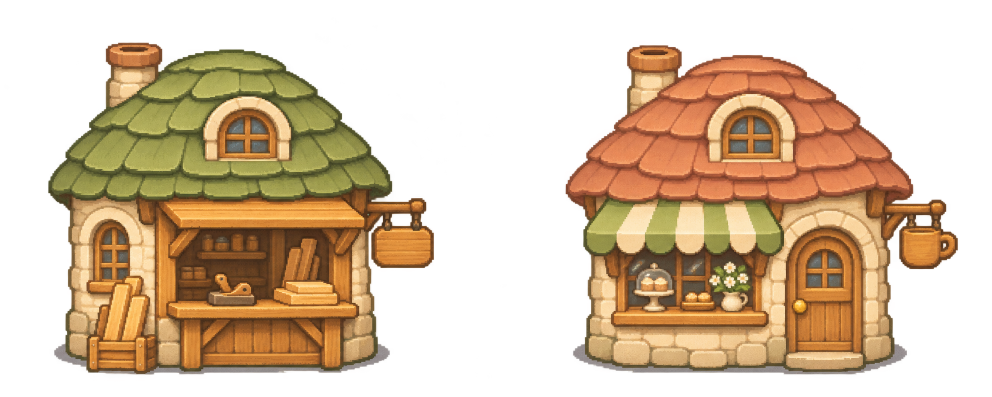
#> input picture art/source/neighborhood-buildings.png, 1983 x 793 px (shown at 1/2 size)
$ python slice_neighborhood_art.py
#> lines starting #> are read from the running program, lines starting #| are printed output that depends on the picture
"""Export isolated A-theme buildings from the preserved imagegen source."""
from pathlib import Path
from PIL import Image

def export():
    root = Path(__file__).resolve().parents[1]
    image = Image.open(root / 'art/source/neighborhood-buildings.png').convert('RGBA')
#> image is the input picture: PIL image 1983x793 RGBA; mean R, G, B, A 86.4, 63.2, 37.4, 120.6
    target = root / 'public/assets/garden'
    for name, left, right in [('moru-shop', 0, image.width // 2), ('cafe-exterior', image.width // 2, image.width)]:
        part = image.crop((left, 0, right, image.height))
        part = part.crop(part.getbbox())
        part.thumbnail((300, 250), Image.Resampling.LANCZOS)
        part.save(target / (name + '.png'))
#> this loop made 2 passes
#> pass 1, in export, `part = image.crop((left, 0, right, image.height))`:
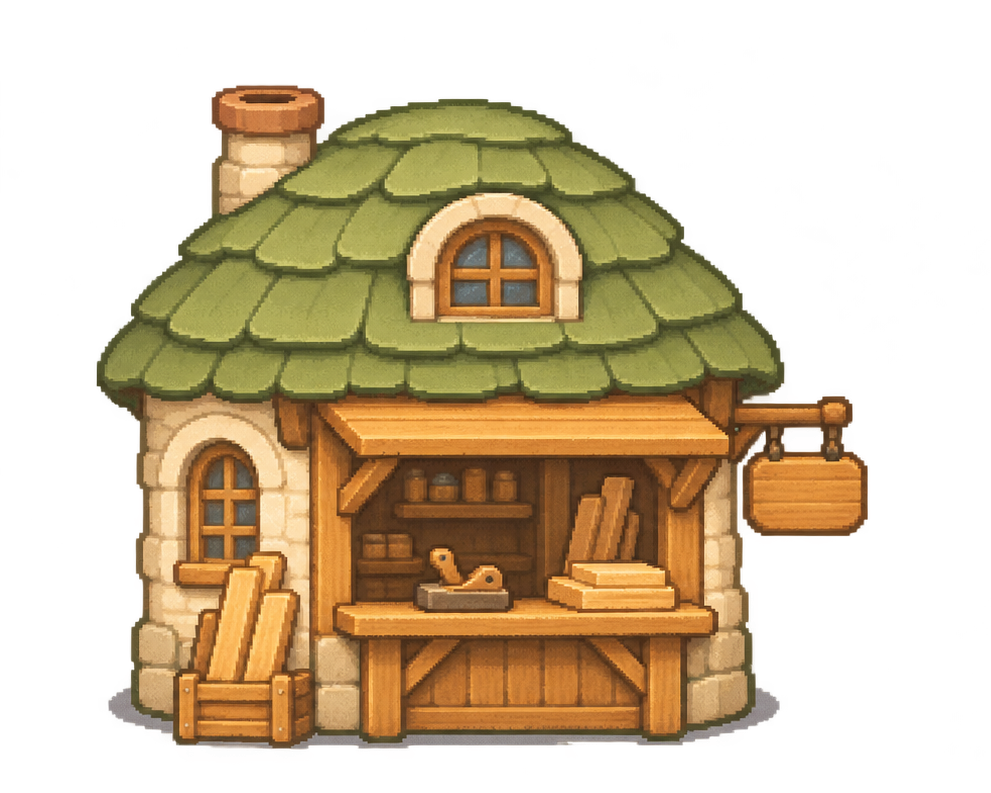
#> part: PIL image 991x793 RGBA; mean R, G, B, A 80.6, 62.2, 33.7, 122; transparent parts drawn white
#> pass 1, in export, `part = part.crop(part.getbbox())`:
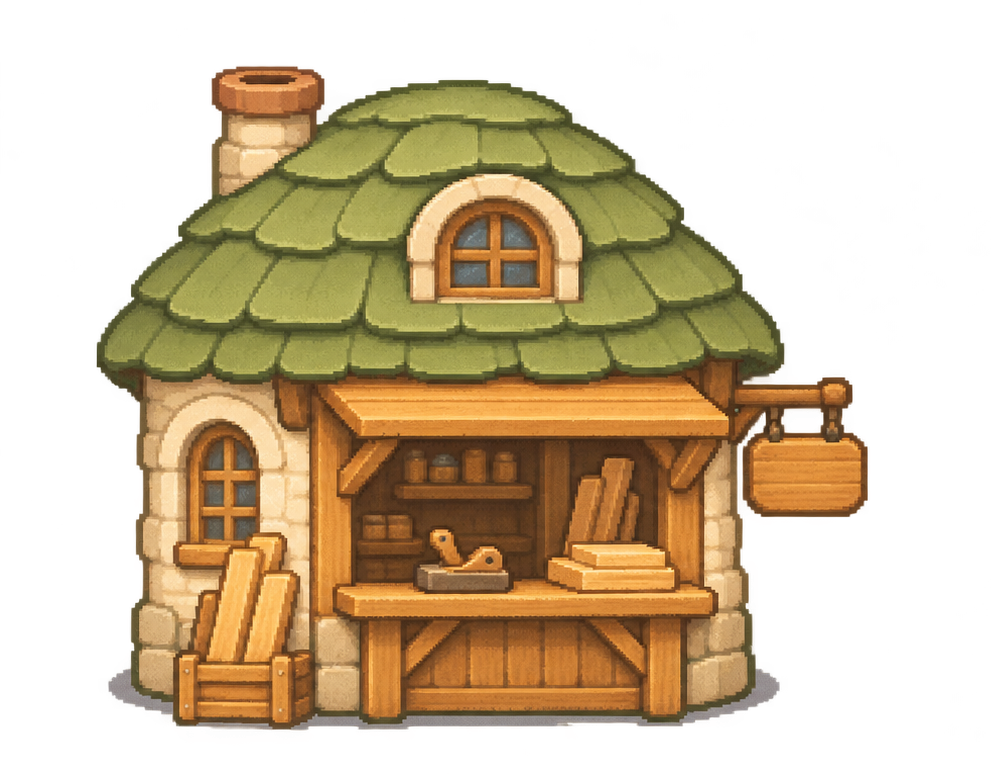
#> part: PIL image 991x774 RGBA; mean R, G, B, A 82.6, 63.7, 34.6, 125; transparent parts drawn white
#> pass 1, in export, `part.save(target / (name + '.png'))`:
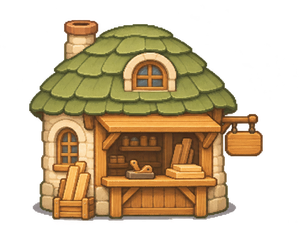
#> saved as moru-shop.png: PIL image 300x234 RGBA; mean R, G, B, A 82.3, 64, 34.7, 125; transparent parts drawn white
#> pass 2, in export, `part = image.crop((left, 0, right, image.height))`:
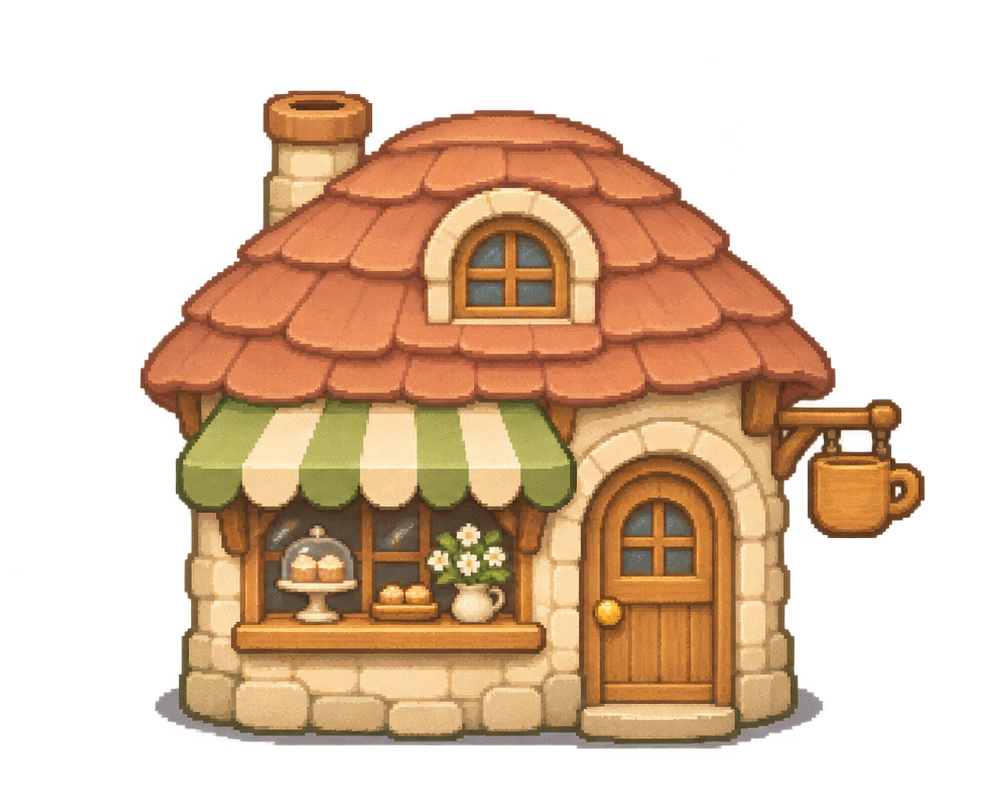
#> part: PIL image 992x793 RGBA; mean R, G, B, A 92.3, 64.2, 41.1, 119.3; transparent parts drawn white
#> after the loop:
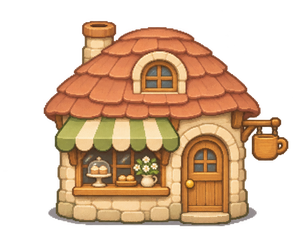
#> part: PIL image 300x230 RGBA; mean R, G, B, A 101.9, 71.6, 45.9, 132.2; transparent parts drawn white
    for name, size in [('wood-wayfinder', (150, 110)), ('map-board', (108, 110))]:
#> (the run stopped early here; a loop or call above may not have finished)
